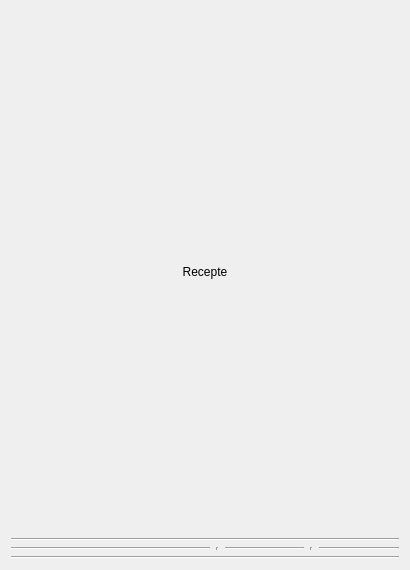
<?xml version="1.0" encoding="UTF-8"?>
<ui version="4.0">
 <class>RecipeForm</class>
 <widget class="QWidget" name="RecipeForm">
  <property name="geometry">
   <rect>
    <x>0</x>
    <y>0</y>
    <width>410</width>
    <height>570</height>
   </rect>
  </property>
  <property name="windowTitle">
   <string>Form</string>
  </property>
  <layout class="QVBoxLayout" name="verticalLayout_2" stretch="1,10,0">
   <item>
    <layout class="QVBoxLayout" name="verticalLayout_4">
     <item>
      <widget class="QLabel" name="label_name">
       <property name="text">
        <string>Recepte</string>
       </property>
       <property name="alignment">
        <set>Qt::AlignCenter</set>
       </property>
      </widget>
     </item>
     <item>
      <widget class="Line" name="line_3">
       <property name="orientation">
        <enum>Qt::Horizontal</enum>
       </property>
      </widget>
     </item>
    </layout>
   </item>
   <item>
    <layout class="QHBoxLayout" name="horizontalLayout" stretch="5,0,2,0,2">
     <item>
      <layout class="QVBoxLayout" name="vl_komp">
       <item>
        <widget class="Line" name="line">
         <property name="orientation">
          <enum>Qt::Horizontal</enum>
         </property>
        </widget>
       </item>
      </layout>
     </item>
     <item>
      <widget class="Line" name="line_4">
       <property name="orientation">
        <enum>Qt::Vertical</enum>
       </property>
      </widget>
     </item>
     <item>
      <layout class="QVBoxLayout" name="vl_var1">
       <item>
        <widget class="Line" name="line_2">
         <property name="orientation">
          <enum>Qt::Horizontal</enum>
         </property>
        </widget>
       </item>
      </layout>
     </item>
     <item>
      <widget class="Line" name="line_5">
       <property name="orientation">
        <enum>Qt::Vertical</enum>
       </property>
      </widget>
     </item>
     <item>
      <layout class="QVBoxLayout" name="vl_var2">
       <item>
        <widget class="Line" name="line_9">
         <property name="orientation">
          <enum>Qt::Horizontal</enum>
         </property>
        </widget>
       </item>
      </layout>
     </item>
    </layout>
   </item>
   <item>
    <widget class="Line" name="line_6">
     <property name="orientation">
      <enum>Qt::Horizontal</enum>
     </property>
    </widget>
   </item>
  </layout>
 </widget>
 <resources/>
 <connections/>
</ui>
